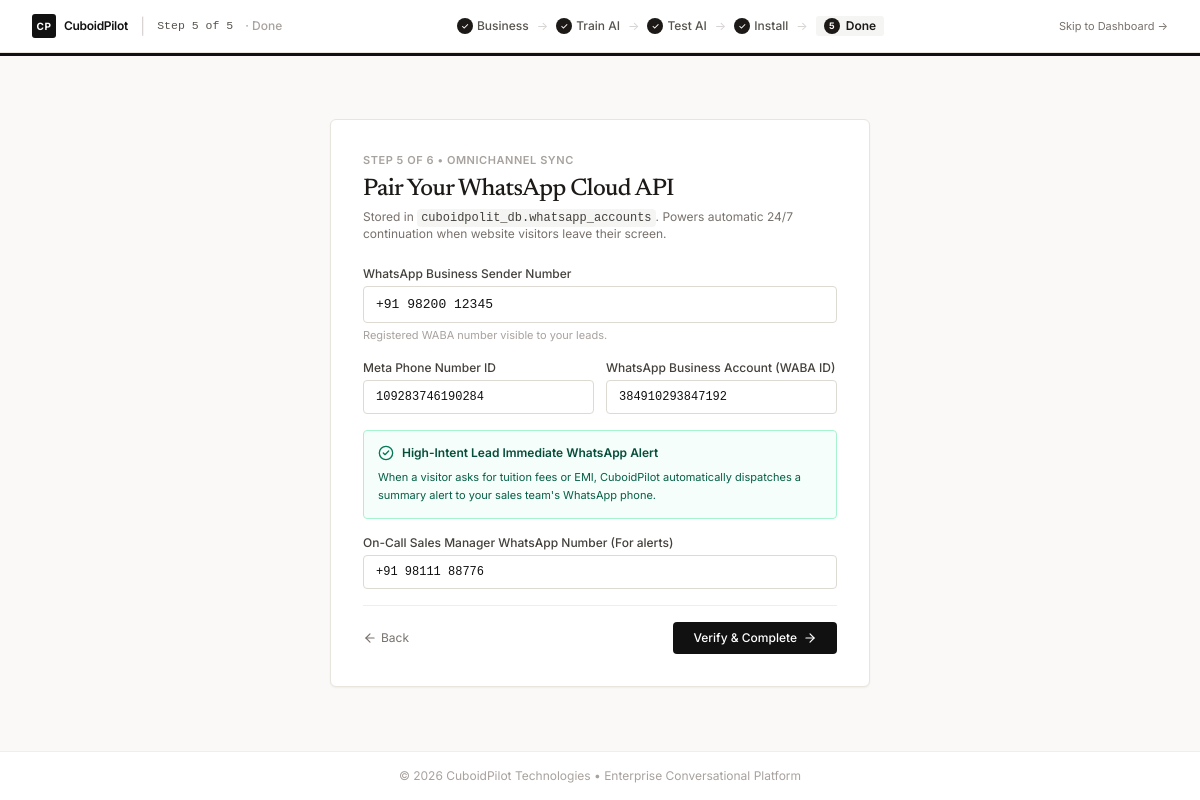
Before: /onboarding/whatsapp.php with the older database file.
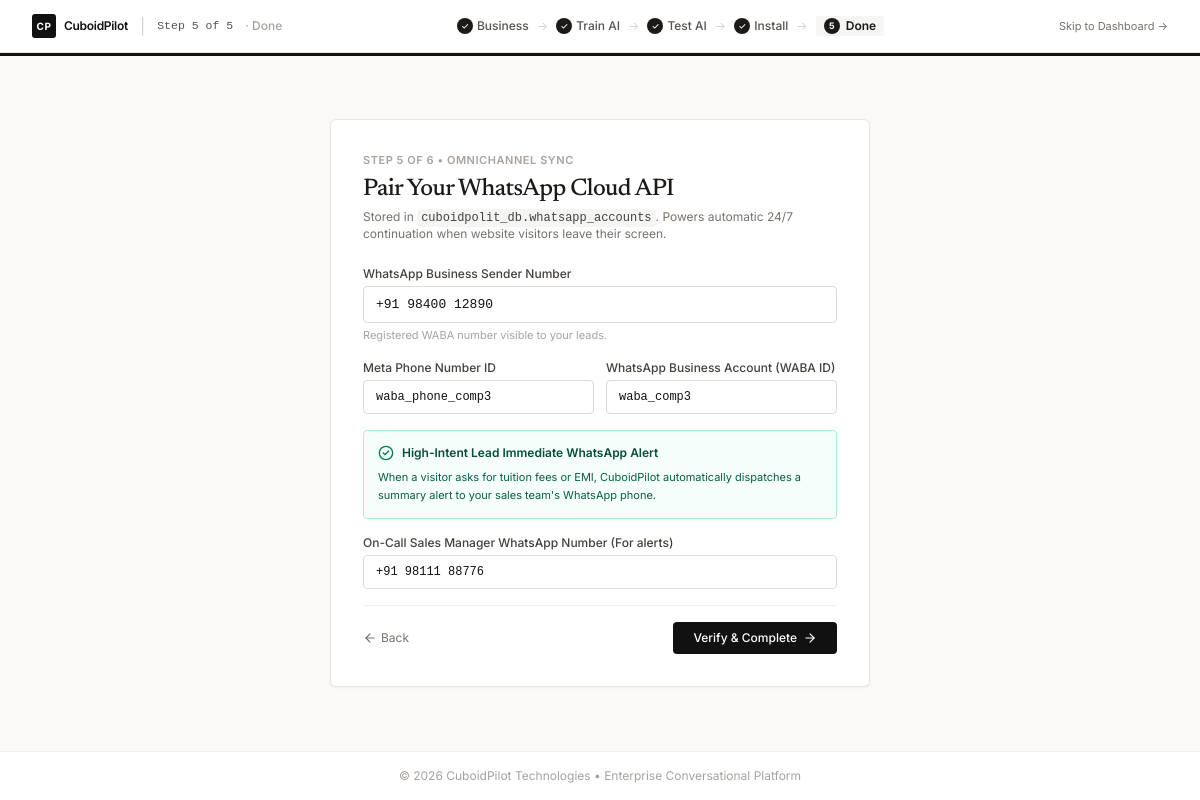
After: the same page with the newer database file.
### tables this page shows
CREATE TABLE `whatsapp_accounts` (
  `id` int(11) NOT NULL AUTO_INCREMENT,
  `company_id` int(11) NOT NULL,
  `phone_number_id` varchar(100) DEFAULT NULL,
  `waba_id` varchar(100) DEFAULT NULL,
  `display_number` varchar(30) NOT NULL,
  `status` enum('connected','disconnected','simulated') NOT NULL DEFAULT 'simulated',
  `quality_rating` varchar(20) NOT NULL DEFAULT 'GREEN',
  `created_at` datetime NOT NULL DEFAULT current_timestamp(),
  `updated_at` datetime NOT NULL DEFAULT current_timestamp() ON UPDATE current_timestamp(),
  PRIMARY KEY (`id`),
  KEY `idx_wa_company` (`company_id`),
  CONSTRAINT `fk_wa_company` FOREIGN KEY (`company_id`) REFERENCES `companies` (`id`) ON DELETE CASCADE
);

### onboarding/whatsapp.php (the view, shortened to what this page needs)
<?php
require_once __DIR__ . '/onboarding_helper.php';
$ctx = getOnboardingContext();
$pdo = $ctx['pdo'];
$company = $ctx['company'];
$waStmt = $pdo->prepare("SELECT * FROM `whatsapp_accounts` WHERE `company_id` = ? LIMIT 1");
$waStmt->execute([$company['id']]);
$waAccount = $waStmt->fetch();
?>
<!DOCTYPE html>
<html lang="en">
<head>
  <script src="https://cdn.tailwindcss.com"></script>
</head>
<body class="min-h-screen flex flex-col justify-between selection:bg-stone-200">
  <main class="flex-1 flex items-center justify-center p-6">
    <div class="w-full max-w-[540px] bg-white border border-[#e7e5de] rounded-[6px] p-8 shadow-sm">
      <div class="mb-6">
        <span class="text-[11px] font-semibold uppercase tracking-wider text-stone-400 block mb-1">Step 5 of 6 • Omnichannel Sync</span>
        <h1 class="text-2xl font-medium tracking-tight text-stone-900 serif-heading">
          Pair Your WhatsApp Cloud API
        </h1>
        <p class="text-xs text-stone-500 mt-1">
          Stored in <code class="font-mono bg-stone-100 px-1 py-0.5 rounded text-stone-700">cuboidpolit_db.whatsapp_accounts</code>. Powers automatic 24/7 continuation when website visitors leave their screen.
        </p>
      </div>
      <form method="POST" action="whatsapp.php" class="space-y-4">
        <div>
          <label class="block text-xs font-medium text-stone-700 mb-1">WhatsApp Business Sender Number</label>
          <input
            type="text"
            name="display_number"
            value="<?= htmlspecialchars($waAccount['display_number'] ?? '+91 98200 12345') ?>"
            required
            class="form-input font-mono"
            placeholder="+91 98200 12345"
          >
          <p class="text-[11px] text-stone-400 mt-1">Registered WABA number visible to your leads.</p>
        </div>
        <div class="grid grid-cols-2 gap-3">
          <div>
            <label class="block text-xs font-medium text-stone-700 mb-1">Meta Phone Number ID</label>
            <input
              type="text"
              name="phone_number_id"
              value="<?= htmlspecialchars($waAccount['phone_number_id'] ?? '109283746190284') ?>"
              class="form-input font-mono text-xs"
            >
          </div>
          <div>
            <label class="block text-xs font-medium text-stone-700 mb-1">WhatsApp Business Account (WABA ID)</label>
            <input
              type="text"
              name="waba_id"
              value="<?= htmlspecialchars($waAccount['waba_id'] ?? '384910293847192') ?>"
              class="form-input font-mono text-xs"
            >
          </div>
        </div>
        <div class="p-3.5 bg-emerald-50/50 border border-emerald-200 rounded-[4px] space-y-2">
          <div class="flex items-center gap-2">
            <i data-lucide="check-circle-2" class="w-4 h-4 text-emerald-700"></i>
            <span class="text-xs font-semibold text-emerald-900">High-Intent Lead Immediate WhatsApp Alert</span>
          </div>
          <p class="text-[11px] text-emerald-800 leading-relaxed">
            When a visitor asks for tuition fees or EMI, CuboidPilot automatically dispatches a summary alert to your sales team's WhatsApp phone.
          </p>
        </div>
        <div>
          <label class="block text-xs font-medium text-stone-700 mb-1">On-Call Sales Manager WhatsApp Number (For alerts)</label>
          <input type="text" value="+91 98111 88776" class="form-input font-mono text-xs" placeholder="+91 98111 88776">
        </div>
        <div class="pt-4 border-t border-[#f0eee8] flex items-center justify-between">
          <a href="website.php" class="text-xs text-stone-500 hover:text-stone-900 flex items-center gap-1">
            <i data-lucide="arrow-left" class="w-3.5 h-3.5"></i>
            <span>Back</span>
          </a>
          <button type="submit" class="btn-primary py-2 px-5 bg-[#111111] hover:bg-black text-white text-xs font-medium rounded-[4px] transition-colors flex items-center gap-1.5">
            <span>Verify & Complete</span>
            <i data-lucide="arrow-right" class="w-3.5 h-3.5"></i>
          </button>
        </div>
      </form>
    </div>
  </main>
  <footer class="py-4 text-center text-xs text-stone-400 border-t border-[#f0eee8] bg-white">
    © 2026 CuboidPilot Technologies • Enterprise Conversational Platform
  </footer>
</body>
</html>

Changed rows visible on the page:
added whatsapp_accounts: display_number "+91 98400 12890", phone_number_id "waba_phone_comp3", waba_id "waba_comp3"
Other visible differences:
form field display_number: "+91 98200 12345" → (not shown)
form field phone_number_id: "109283746190284" → (not shown)
form field waba_id: "384910293847192" → (not shown)
